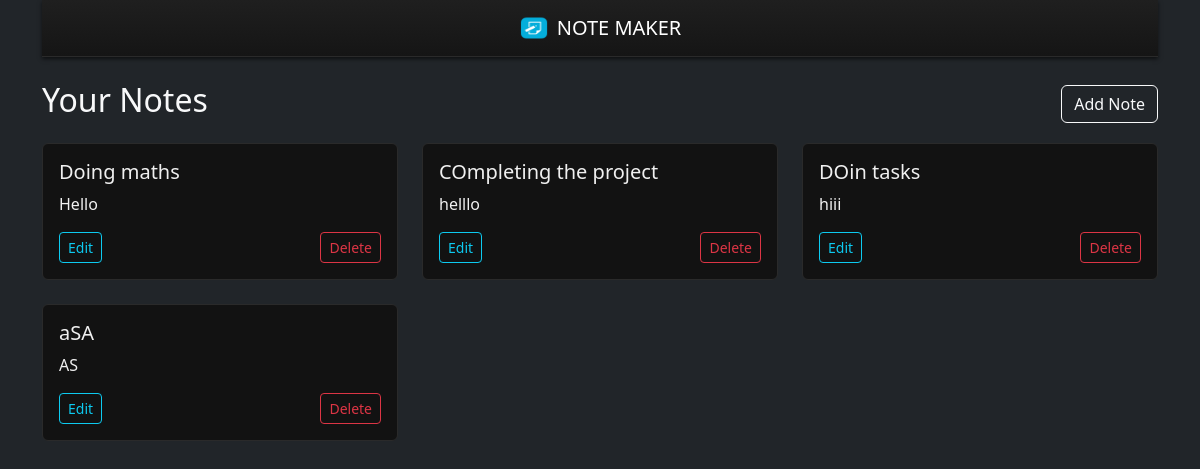
The app's page /, older data.
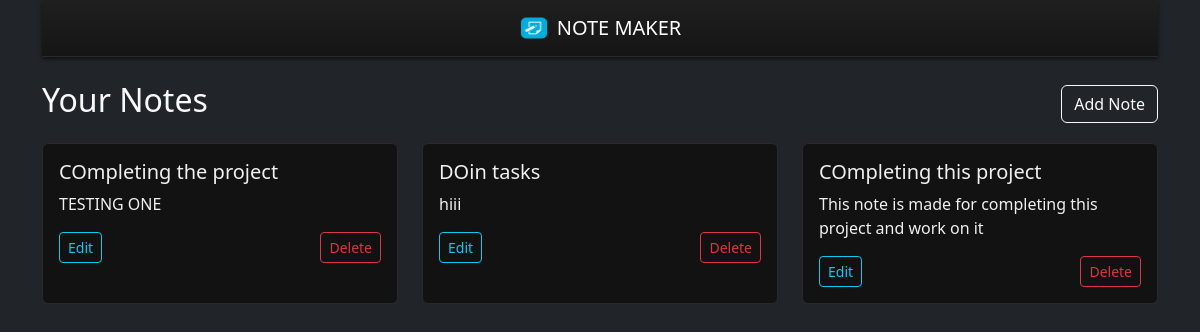
The same page, newer data.
### Note_app/models.py (models this page shows, shortened)
class Notes(models.Model):
    title = models.CharField(max_length = 30)
    content = models.TextField()
    created_at = models.DateTimeField(auto_now_add=True)
    updated_at = models.DateTimeField(auto_now=True)
    category = models.CharField(max_length=60, null=True, blank=True)

### Note_app/views.py (the view)
# urls.py: path('',views.display_note, name="notes-display"),
def display_note(request):
    notes = Notes.objects.all()
    return render(
        request,
        "display_note.html",
        {"notes": notes},
    )

### templates/display_note.html
{% extends 'base.html' %}
{% block content %}
<div class="d-flex justify-content-between align-items-center mt-4 mb-3">
    <h2>Your Notes</h2>
    <a href="{% url 'notes-add' %}" class="btn btn-outline-light">Add Note</a>
</div>
<div class="row">
    {% for note in notes %}
        <div class="col-md-4 mb-4">
            <div class="card card-dark h-100">
                <div class="card-body">
                    <h5 class="card-title ">{{ note.title }}</h5>
                    <p class="card-text">
                        {{ note.content|truncatechars:100 }}
                    </p>
                    <div class="d-flex justify-content-between
                     mt-3">
                        <a href="{% url 'notes-edit' note.pk %}" class="btn btn-sm btn-outline-info">Edit</a>
                        <a href="{% url 'notes-delete' note.pk %}" class="btn btn-sm btn-outline-danger ">Delete</a>
                    </div>
                </div>
            </div>
        </div>
    {% empty %}
        <p>No notes yet.</p>
    {% endfor %}
</div>
{% endblock content %}

Row changes from the older to the newer data that the page shows:
removed Notes: title "Doing maths", content "Hello"
removed Notes: title "aSA", content "AS"
changed Notes "COmpleting the project": content "helllo" → "TESTING ONE"
added Notes: title "COmpleting this project", content "This note is made for completing this project and work on it"
